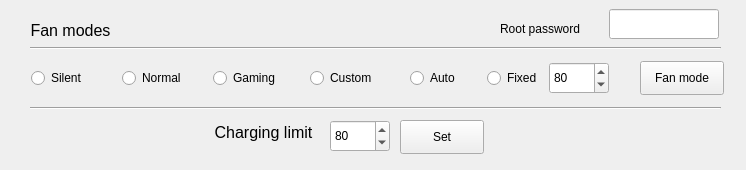
<?xml version="1.0" encoding="UTF-8"?>
<ui version="4.0">
 <class>MainWindow</class>
 <widget class="QMainWindow" name="MainWindow">
  <property name="geometry">
   <rect>
    <x>0</x>
    <y>0</y>
    <width>746</width>
    <height>170</height>
   </rect>
  </property>
  <property name="minimumSize">
   <size>
    <width>746</width>
    <height>170</height>
   </size>
  </property>
  <property name="maximumSize">
   <size>
    <width>746</width>
    <height>170</height>
   </size>
  </property>
  <property name="windowTitle">
   <string>Fan control</string>
  </property>
  <property name="statusTip">
   <string/>
  </property>
  <widget class="QWidget" name="centralwidget">
   <widget class="QPushButton" name="applymode_btn">
    <property name="geometry">
     <rect>
      <x>640</x>
      <y>61</y>
      <width>84</width>
      <height>34</height>
     </rect>
    </property>
    <property name="text">
     <string>Fan mode</string>
    </property>
   </widget>
   <widget class="QRadioButton" name="silent_mode">
    <property name="geometry">
     <rect>
      <x>31</x>
      <y>67</y>
      <width>58</width>
      <height>22</height>
     </rect>
    </property>
    <property name="text">
     <string>Silent</string>
    </property>
    <attribute name="buttonGroup">
     <string notr="true">rb_buttonGroup</string>
    </attribute>
   </widget>
   <widget class="QRadioButton" name="normal_mode">
    <property name="geometry">
     <rect>
      <x>122</x>
      <y>67</y>
      <width>70</width>
      <height>22</height>
     </rect>
    </property>
    <property name="text">
     <string>Normal</string>
    </property>
    <attribute name="buttonGroup">
     <string notr="true">rb_buttonGroup</string>
    </attribute>
   </widget>
   <widget class="QRadioButton" name="gaming_mode">
    <property name="geometry">
     <rect>
      <x>213</x>
      <y>67</y>
      <width>73</width>
      <height>22</height>
     </rect>
    </property>
    <property name="text">
     <string>Gaming</string>
    </property>
    <attribute name="buttonGroup">
     <string notr="true">rb_buttonGroup</string>
    </attribute>
   </widget>
   <widget class="QRadioButton" name="auto_mode">
    <property name="geometry">
     <rect>
      <x>410</x>
      <y>67</y>
      <width>53</width>
      <height>22</height>
     </rect>
    </property>
    <property name="text">
     <string>Auto</string>
    </property>
    <attribute name="buttonGroup">
     <string notr="true">rb_buttonGroup</string>
    </attribute>
   </widget>
   <widget class="QRadioButton" name="custom_mode">
    <property name="geometry">
     <rect>
      <x>310</x>
      <y>67</y>
      <width>72</width>
      <height>22</height>
     </rect>
    </property>
    <property name="text">
     <string>Custom</string>
    </property>
    <attribute name="buttonGroup">
     <string notr="true">rb_buttonGroup</string>
    </attribute>
   </widget>
   <widget class="QRadioButton" name="fixed_mode">
    <property name="geometry">
     <rect>
      <x>487</x>
      <y>67</y>
      <width>56</width>
      <height>22</height>
     </rect>
    </property>
    <property name="text">
     <string>Fixed</string>
    </property>
    <attribute name="buttonGroup">
     <string notr="true">rb_buttonGroup</string>
    </attribute>
   </widget>
   <widget class="QSpinBox" name="spinBox">
    <property name="geometry">
     <rect>
      <x>549</x>
      <y>62</y>
      <width>60</width>
      <height>32</height>
     </rect>
    </property>
    <property name="minimum">
     <number>25</number>
    </property>
    <property name="maximum">
     <number>100</number>
    </property>
    <property name="singleStep">
     <number>5</number>
    </property>
    <property name="value">
     <number>80</number>
    </property>
   </widget>
   <widget class="QLabel" name="label">
    <property name="geometry">
     <rect>
      <x>30</x>
      <y>20</y>
      <width>81</width>
      <height>21</height>
     </rect>
    </property>
    <property name="font">
     <font>
      <pointsize>12</pointsize>
     </font>
    </property>
    <property name="text">
     <string>Fan modes</string>
    </property>
    <property name="alignment">
     <set>Qt::AlignmentFlag::AlignCenter</set>
    </property>
   </widget>
   <widget class="Line" name="line">
    <property name="geometry">
     <rect>
      <x>30</x>
      <y>40</y>
      <width>691</width>
      <height>16</height>
     </rect>
    </property>
    <property name="orientation">
     <enum>Qt::Orientation::Horizontal</enum>
    </property>
   </widget>
   <widget class="Line" name="line_2">
    <property name="geometry">
     <rect>
      <x>30</x>
      <y>100</y>
      <width>691</width>
      <height>16</height>
     </rect>
    </property>
    <property name="orientation">
     <enum>Qt::Orientation::Horizontal</enum>
    </property>
   </widget>
   <widget class="QPushButton" name="applylimit_btn">
    <property name="geometry">
     <rect>
      <x>400</x>
      <y>120</y>
      <width>84</width>
      <height>34</height>
     </rect>
    </property>
    <property name="text">
     <string>Set</string>
    </property>
   </widget>
   <widget class="QSpinBox" name="charging_limit">
    <property name="geometry">
     <rect>
      <x>330</x>
      <y>120</y>
      <width>60</width>
      <height>32</height>
     </rect>
    </property>
    <property name="minimum">
     <number>60</number>
    </property>
    <property name="maximum">
     <number>100</number>
    </property>
    <property name="singleStep">
     <number>5</number>
    </property>
    <property name="value">
     <number>80</number>
    </property>
   </widget>
   <widget class="QLineEdit" name="password_input">
    <property name="geometry">
     <rect>
      <x>609</x>
      <y>9</y>
      <width>110</width>
      <height>30</height>
     </rect>
    </property>
    <property name="toolTip">
     <string/>
    </property>
    <property name="echoMode">
     <enum>QLineEdit::EchoMode::Password</enum>
    </property>
   </widget>
   <widget class="QLabel" name="label_3">
    <property name="geometry">
     <rect>
      <x>500</x>
      <y>20</y>
      <width>91</width>
      <height>18</height>
     </rect>
    </property>
    <property name="text">
     <string>Root password</string>
    </property>
   </widget>
   <widget class="QLabel" name="label_2">
    <property name="geometry">
     <rect>
      <x>210</x>
      <y>121</y>
      <width>107</width>
      <height>22</height>
     </rect>
    </property>
    <property name="font">
     <font>
      <pointsize>12</pointsize>
     </font>
    </property>
    <property name="text">
     <string>Charging limit</string>
    </property>
    <property name="alignment">
     <set>Qt::AlignmentFlag::AlignCenter</set>
    </property>
   </widget>
  </widget>
 </widget>
 <resources/>
 <connections/>
 <buttongroups>
  <buttongroup name="rb_buttonGroup"/>
 </buttongroups>
</ui>
